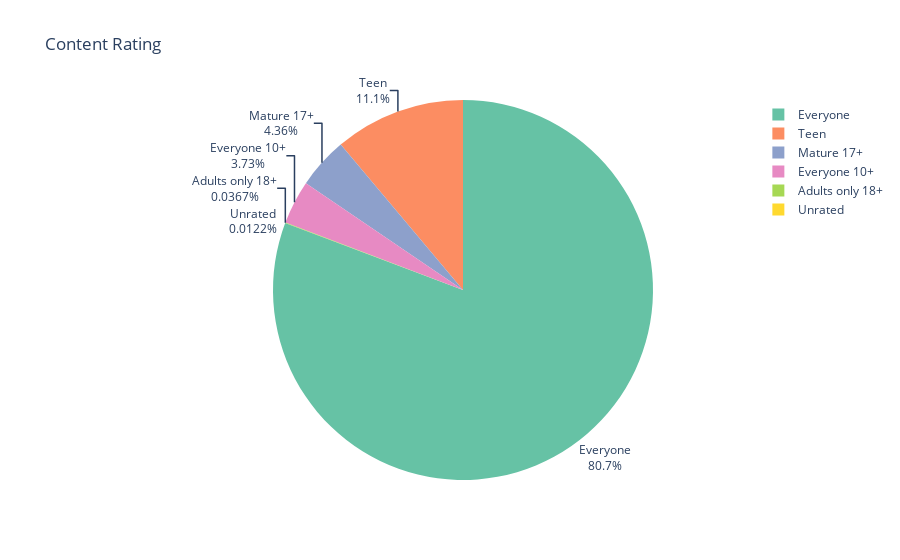

The cell this chart's notebook holds for it:
### Code cell
fig = px.pie(labels=content_rating.index, 
             values=content_rating.values,
             title="Content Rating",
             names=content_rating.index,
             color_discrete_sequence=px.colors.qualitative.Set2
)

fig.update_traces(textposition='outside', textinfo='percent+label')
fig.show()

### Figure 1 — Plotly figure (JSON) as saved in the notebook; plotly's stock layout.template omitted (floating-point values rounded to 4 significant figures)
{"data": [{"domain": {"x": [0, 1], "y": [0, 1]}, "hovertemplate": "label=%{label}<br>value=%{value}<extra></extra>", "labels": ["Everyone", "Teen", "Mature 17+", "Everyone 10+", "Adults only 18+", "Unrated"], "legendgroup": "", "name": "", "showlegend": true, "textinfo": "percent+label", "textposition": "outside", "type": "pie", "values": [6607, 911, 357, 305, 3, 1]}], "layout": {"legend": {"tracegroupgap": 0}, "piecolorway": ["rgb(102,194,165)", "rgb(252,141,98)", "rgb(141,160,203)", "rgb(231,138,195)", "rgb(166,216,84)", "rgb(255,217,47)", "rgb(229,196,148)", "rgb(179,179,179)"], "title": {"text": "Content Rating"}}}
